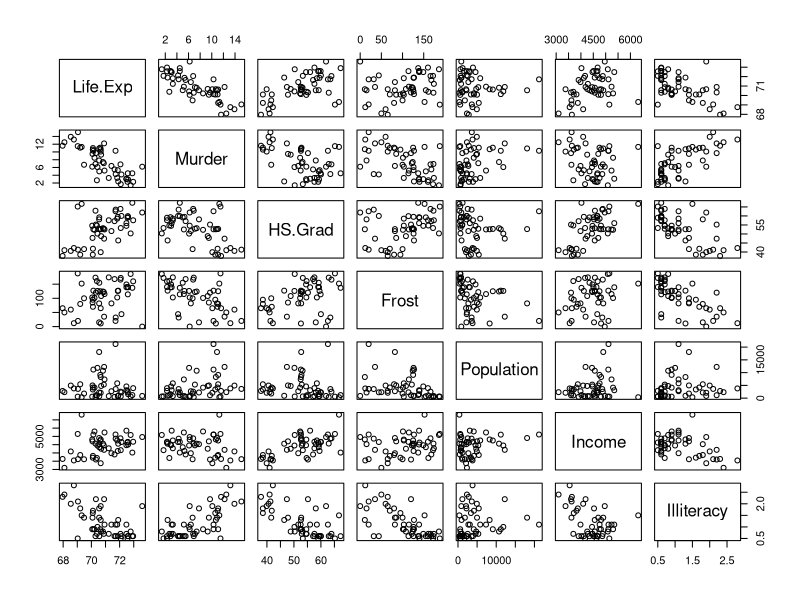
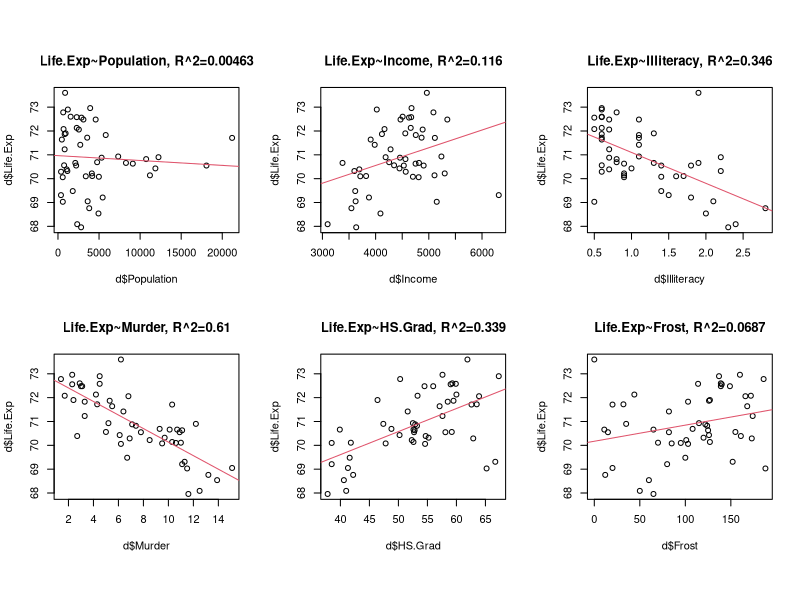
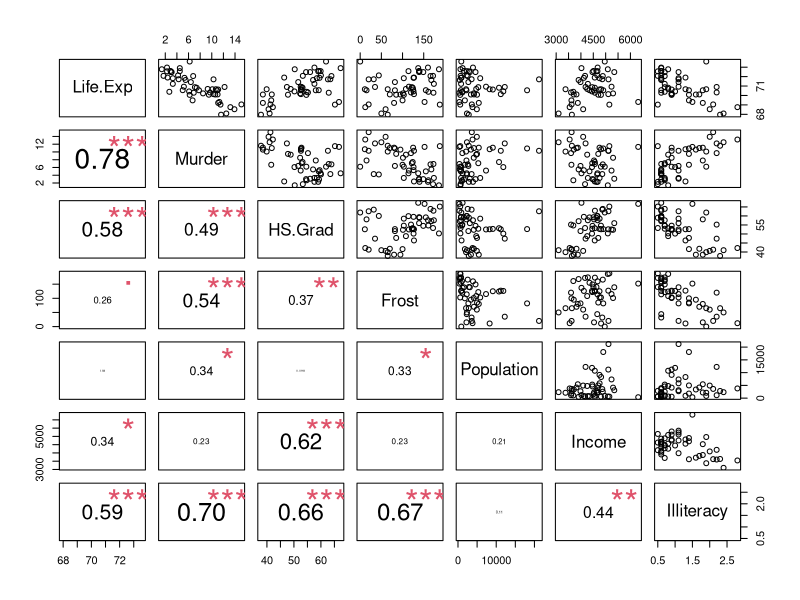
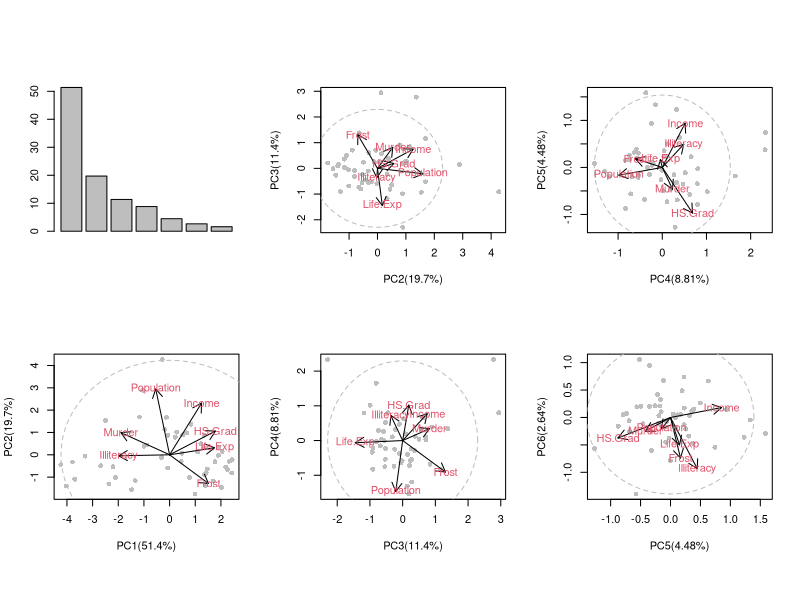

The R source for these figures, in order:
## ---- chunk 1
data(state)
d = state_us =  data.frame(state.x77, row.names=state.abb)[,c(4:7, 1:3)]
head(d)
dim(d)
## ---- chunk 2
layout(1, respect=TRUE)
pairs(d)
## ---- chunk 3
m = lm(Life.Exp ~ Murder + HS.Grad + Frost, d)
m$coef
## ---- chunk 4
d = state_us
m = lm(Life.Exp ~ Murder + HS.Grad + Frost, d)
logLik(m)
## ---- chunk 5
m_Population = lm(Life.Exp ~ Population, d)
m_Income     = lm(Life.Exp ~ Income    , d)
m_Illiteracy = lm(Life.Exp ~ Illiteracy, d)
m_Murder     = lm(Life.Exp ~ Murder    , d)
m_HS.Grad    = lm(Life.Exp ~ HS.Grad   , d)
m_Frost      = lm(Life.Exp ~ Frost     , d)
layout(matrix(1:6, 2, byrow=TRUE), respect=TRUE)
plot(d$Population , d$Life.Exp, main=paste0("Life.Exp~Population", ", R^2=", signif(summary(m_Population)$r.squared, 3))); abline(m_Population, col=2)
plot(d$Income     , d$Life.Exp, main=paste0("Life.Exp~Income"    , ", R^2=", signif(summary(m_Income    )$r.squared, 3))); abline(m_Income    , col=2)
plot(d$Illiteracy , d$Life.Exp, main=paste0("Life.Exp~Illiteracy", ", R^2=", signif(summary(m_Illiteracy)$r.squared, 3))); abline(m_Illiteracy, col=2)
plot(d$Murder     , d$Life.Exp, main=paste0("Life.Exp~Murder"    , ", R^2=", signif(summary(m_Murder    )$r.squared, 3))); abline(m_Murder    , col=2)
plot(d$HS.Grad    , d$Life.Exp, main=paste0("Life.Exp~HS.Grad"   , ", R^2=", signif(summary(m_HS.Grad   )$r.squared, 3))); abline(m_HS.Grad   , col=2)
plot(d$Frost      , d$Life.Exp, main=paste0("Life.Exp~Frost"     , ", R^2=", signif(summary(m_Frost     )$r.squared, 3))); abline(m_Frost     , col=2)
## ---- chunk 6
summary(lm(Life.Exp ~ Murder                  , d))$r.squared
summary(lm(Life.Exp ~ Murder + HS.Grad        , d))$r.squared
summary(lm(Life.Exp ~ Murder + HS.Grad + Frost, d))$r.squared
## ---- chunk 7
et_pairs = function (...) 
{
    panel.cor = function(x, y, digits = 2, prefix = "", cex.cor, ...) {
        usr = par("usr")
        on.exit(par(usr))
        par(usr = c(0, 1, 0, 1))
        r = abs(cor(x, y))
        txt = format(c(r, 0.123456789), digits = digits)[1]
        txt = paste(prefix, txt, sep = "")
        if (missing(cex.cor)) 
            cex = 0.8/strwidth(txt)
        test = cor.test(x, y)
        Signif = symnum(test$p.value, corr = FALSE, na = FALSE, 
            cutpoints = c(0, 0.001, 0.01, 0.05, 0.1, 1), symbols = c("***", 
                "**", "*", ".", " "))
        text(0.5, 0.5, txt, cex = cex * r)
        text(0.8, 0.8, Signif, cex = cex, col = 2)
    }
    pairs(..., lower.panel = panel.cor)
}

layout(1, respect=TRUE)
et_pairs(d)
## ---- chunk 8
d = state_us
pca = prcomp(d, scale=TRUE)
v = pca$sdev * pca$sdev
p = v / sum(v) * 100

layout(matrix(1:6,2), respect=TRUE)
# layout(matrix(1:2,1), respect=TRUE)
barplot(p)

for (i in 1:5) {
  j = i+1
  plot(pca$x[,i], pca$x[,j], xlab=paste0("PC", i, "(", signif(p[i], 3), "%)"), ylab=paste0("PC", j, "(", signif(p[j], 3), "%)"), pch=16, col="grey")  
  scale_factor = min(abs(c(min(c(pca$x[,i], pca$x[,j])), max(c(pca$x[,i], pca$x[,j])))))  
  plotrix::draw.ellipse(0,0,scale_factor,scale_factor, lty=2, border="grey")
  arrows(0,0,pca$rotation[,i]*scale_factor, pca$rotation[,j]*scale_factor, length=.1)
  text(pca$rotation[,i]*scale_factor, pca$rotation[,j]*scale_factor, rownames(pca$rotation), col=2)
}

## ---- chunk 9
d = state_us
m = lm(Life.Exp ~ Murder + HS.Grad + Frost, d)
summary(m)
## ---- chunk 10
d = state_us
m = lm(Life.Exp ~ Murder + HS.Grad + Frost, d)
summary(m)
anova(m)
